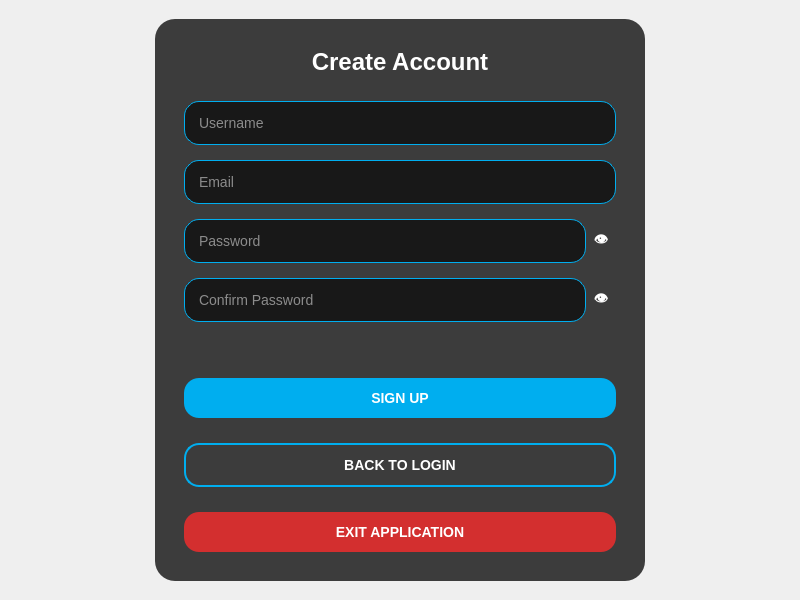
<?xml version="1.0" encoding="UTF-8"?>
<ui version="4.0">
 <class>SignUpDialog</class>
 <widget class="QDialog" name="SignUpDialog">
  <property name="geometry">
   <rect>
    <x>0</x>
    <y>0</y>
    <width>800</width>
    <height>600</height>
   </rect>
  </property>
  <property name="windowTitle">
   <string>Sign Up</string>
  </property>
  <property name="styleSheet">
   <string notr="true">/* --- Main Dialog --- */
QWidget#SignUpDialog {
        background-image: url(:/images/login_background.png);
        background-repeat: no-repeat;
        background-position: center;
        background-attachment: fixed;
}

/* --- Centered Form Card --- */
QFrame#signupForm {
        background-color: rgba(0, 0, 0, 0.75);
        border-radius: 20px;
        max-width: 450px;
        min-width: 450px;
        padding: 20px;
}

/* --- Labels inside the card --- */
QFrame#signupForm QLabel {
        color: white;
        font-weight: bold;
        font-size: 14px;
}
QFrame#signupForm QLabel#titleLabel {
        color: white;
        font-weight: bold;
        font-size: 24px;
        padding-bottom: 10px;
}
QFrame#signupForm QLabel#statusLabel {
        color: #FFD700; /* Gold */
}

/* --- Line Edits inside the card --- */
QFrame#signupForm QLineEdit {
        background-color: rgba(0, 0, 0, 0.6);
        border: 1px solid #00AEEF;
        border-radius: 15px;
        padding: 12px;
        padding-right: 45px;
        color: white;
        font-size: 14px;
}
QFrame#signupForm QLineEdit:focus {
        border: 2px solid #FFFFFF;
}

/* --- Password Toggle Button --- */
QFrame#signupForm QPushButton#togglePasswordButton,
QFrame#signupForm QPushButton#toggleConfirmPasswordButton {
        background-color: transparent;
        border: none;
        padding: 0px;
        margin: 0px;
        min-width: 30px;
        max-width: 30px;
        min-height: 30px;
        max-height: 30px;
}
QFrame#signupForm QPushButton#togglePasswordButton:hover,
QFrame#signupForm QPushButton#toggleConfirmPasswordButton:hover {
        background-color: rgba(255, 255, 255, 0.1);
        border-radius: 5px;
}

/* --- Buttons inside the card --- */
QFrame#signupForm QPushButton {
        background-color: #00AEEF;
        color: white;
        font-weight: bold;
        font-size: 14px;
        border-radius: 15px;
        padding: 12px;
        margin-top: 10px;
}
QFrame#signupForm QPushButton:hover {
        background-color: #009BCF;
}
QFrame#signupForm QPushButton:pressed {
        background-color: #007AAC;
}

/* --- 'Back' Button --- */
QFrame#signupForm QPushButton#backButton {
        background-color: transparent;
        border: 2px solid #00AEEF;
}
QFrame#signupForm QPushButton#backButton:hover {
        background-color: rgba(0, 174, 239, 0.2);
}
QFrame#signupForm QPushButton#backButton:pressed {
        background-color: rgba(0, 174, 239, 0.4);
}

/* --- 'Exit' Button --- */
QFrame#signupForm QPushButton#exitButton {
        background-color: #D32F2F; /* Red */
        border: none;
}
QFrame#signupForm QPushButton#exitButton:hover {
        background-color: #E53935; /* Lighter Red */
}
QFrame#signupForm QPushButton#exitButton:pressed {
        background-color: #C62828; /* Darker Red */
}</string>
  </property>
  <layout class="QVBoxLayout" name="verticalLayout_2">
   <item>
    <spacer name="verticalSpacer">
     <property name="orientation">
      <enum>Qt::Vertical</enum>
     </property>
     <property name="sizeHint" stdset="0">
      <size>
       <width>20</width>
       <height>123</height>
      </size>
     </property>
    </spacer>
   </item>
   <item>
    <layout class="QHBoxLayout" name="horizontalLayout">
     <item>
      <spacer name="horizontalSpacer">
       <property name="orientation">
        <enum>Qt::Horizontal</enum>
       </property>
       <property name="sizeHint" stdset="0">
        <size>
         <width>40</width>
         <height>20</height>
        </size>
       </property>
      </spacer>
     </item>
     <item>
      <widget class="QFrame" name="signupForm">
       <property name="frameShape">
        <enum>QFrame::StyledPanel</enum>
       </property>
       <property name="frameShadow">
        <enum>QFrame::Raised</enum>
       </property>
       <layout class="QVBoxLayout" name="verticalLayout">
        <property name="spacing">
         <number>15</number>
        </property>
        <item>
         <widget class="QLabel" name="titleLabel">
          <property name="text">
           <string>Create Account</string>
          </property>
          <property name="alignment">
           <set>Qt::AlignCenter</set>
          </property>
         </widget>
        </item>
        <item>
         <widget class="QLineEdit" name="usernameLineEdit">
          <property name="placeholderText">
           <string>Username</string>
          </property>
         </widget>
        </item>
        <item>
         <widget class="QLineEdit" name="emailLineEdit">
          <property name="placeholderText">
           <string>Email</string>
          </property>
         </widget>
        </item>
        <item>
         <layout class="QHBoxLayout" name="passwordLayout">
          <property name="spacing">
           <number>0</number>
          </property>
          <item>
           <widget class="QLineEdit" name="passwordLineEdit">
            <property name="echoMode">
             <enum>QLineEdit::Password</enum>
            </property>
            <property name="placeholderText">
             <string>Password</string>
            </property>
           </widget>
          </item>
          <item>
           <widget class="QPushButton" name="togglePasswordButton">
            <property name="text">
             <string>👁</string>
            </property>
            <property name="cursor">
             <cursorShape>PointingHandCursor</cursorShape>
            </property>
           </widget>
          </item>
         </layout>
        </item>
        <item>
         <layout class="QHBoxLayout" name="confirmPasswordLayout">
          <property name="spacing">
           <number>0</number>
          </property>
          <item>
           <widget class="QLineEdit" name="confirmPasswordLineEdit">
            <property name="echoMode">
             <enum>QLineEdit::Password</enum>
            </property>
            <property name="placeholderText">
             <string>Confirm Password</string>
            </property>
           </widget>
          </item>
          <item>
           <widget class="QPushButton" name="toggleConfirmPasswordButton">
            <property name="text">
             <string>👁</string>
            </property>
            <property name="cursor">
             <cursorShape>PointingHandCursor</cursorShape>
            </property>
           </widget>
          </item>
         </layout>
        </item>
        <item>
         <widget class="QLabel" name="statusLabel">
          <property name="text">
           <string/>
          </property>
          <property name="alignment">
           <set>Qt::AlignCenter</set>
          </property>
          <property name="wordWrap">
           <bool>true</bool>
          </property>
         </widget>
        </item>
        <item>
         <widget class="QPushButton" name="signupButton">
          <property name="text">
           <string>SIGN UP</string>
          </property>
         </widget>
        </item>
        <item>
         <widget class="QPushButton" name="backButton">
          <property name="text">
           <string>BACK TO LOGIN</string>
          </property>
         </widget>
        </item>
        <item>
         <widget class="QPushButton" name="exitButton">
          <property name="text">
           <string>EXIT APPLICATION</string>
          </property>
         </widget>
        </item>
       </layout>
      </widget>
     </item>
     <item>
      <spacer name="horizontalSpacer_2">
       <property name="orientation">
        <enum>Qt::Horizontal</enum>
       </property>
       <property name="sizeHint" stdset="0">
        <size>
         <width>40</width>
         <height>20</height>
        </size>
       </property>
      </spacer>
     </item>
    </layout>
   </item>
   <item>
    <spacer name="verticalSpacer_2">
     <property name="orientation">
      <enum>Qt::Vertical</enum>
     </property>
     <property name="sizeHint" stdset="0">
      <size>
       <width>20</width>
       <height>122</height>
      </size>
     </property>
    </spacer>
   </item>
  </layout>
 </widget>
 <resources/>
 <connections/>
</ui>
